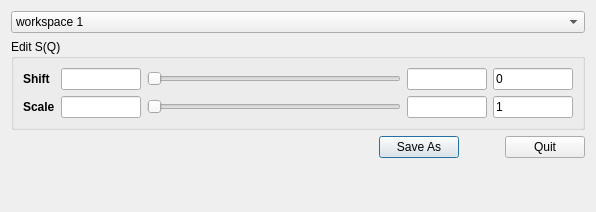
<?xml version="1.0" encoding="UTF-8"?>
<ui version="4.0">
 <class>Dialog</class>
 <widget class="QDialog" name="Dialog">
  <property name="geometry">
   <rect>
    <x>0</x>
    <y>0</y>
    <width>596</width>
    <height>212</height>
   </rect>
  </property>
  <property name="windowTitle">
   <string>Dialog</string>
  </property>
  <layout class="QVBoxLayout" name="verticalLayout">
   <item>
    <widget class="QComboBox" name="comboBox_workspaces">
     <item>
      <property name="text">
       <string>workspace 1</string>
      </property>
     </item>
     <item>
      <property name="text">
       <string>workspace 2</string>
      </property>
     </item>
    </widget>
   </item>
   <item>
    <widget class="QGroupBox" name="groupBox">
     <property name="title">
      <string>Edit S(Q)</string>
     </property>
     <layout class="QGridLayout" name="gridLayout">
      <item row="1" column="0">
       <widget class="QLabel" name="label_2">
        <property name="font">
         <font>
          <weight>75</weight>
          <bold>true</bold>
         </font>
        </property>
        <property name="text">
         <string>Scale</string>
        </property>
       </widget>
      </item>
      <item row="1" column="2">
       <widget class="QLineEdit" name="lineEdit_scaleFactor">
        <property name="maximumSize">
         <size>
          <width>80</width>
          <height>16777215</height>
         </size>
        </property>
        <property name="text">
         <string>1</string>
        </property>
       </widget>
      </item>
      <item row="0" column="0">
       <widget class="QLabel" name="label">
        <property name="font">
         <font>
          <weight>75</weight>
          <bold>true</bold>
         </font>
        </property>
        <property name="text">
         <string>Shift</string>
        </property>
       </widget>
      </item>
      <item row="0" column="2">
       <widget class="QLineEdit" name="lineEdit_shift">
        <property name="sizePolicy">
         <sizepolicy hsizetype="Preferred" vsizetype="Fixed">
          <horstretch>0</horstretch>
          <verstretch>0</verstretch>
         </sizepolicy>
        </property>
        <property name="maximumSize">
         <size>
          <width>80</width>
          <height>16777215</height>
         </size>
        </property>
        <property name="text">
         <string>0</string>
        </property>
       </widget>
      </item>
      <item row="0" column="1">
       <layout class="QHBoxLayout" name="horizontalLayout">
        <item>
         <widget class="QLineEdit" name="lineEdit_shiftMin">
          <property name="sizePolicy">
           <sizepolicy hsizetype="Preferred" vsizetype="Fixed">
            <horstretch>0</horstretch>
            <verstretch>0</verstretch>
           </sizepolicy>
          </property>
          <property name="maximumSize">
           <size>
            <width>80</width>
            <height>80</height>
           </size>
          </property>
         </widget>
        </item>
        <item>
         <widget class="QSlider" name="horizontalSlider_shift">
          <property name="orientation">
           <enum>Qt::Horizontal</enum>
          </property>
         </widget>
        </item>
        <item>
         <widget class="QLineEdit" name="lineEdit_shiftMax">
          <property name="sizePolicy">
           <sizepolicy hsizetype="Preferred" vsizetype="Fixed">
            <horstretch>0</horstretch>
            <verstretch>0</verstretch>
           </sizepolicy>
          </property>
          <property name="maximumSize">
           <size>
            <width>80</width>
            <height>80</height>
           </size>
          </property>
         </widget>
        </item>
       </layout>
      </item>
      <item row="1" column="1">
       <layout class="QHBoxLayout" name="horizontalLayout_2">
        <item>
         <widget class="QLineEdit" name="lineEdit_scaleMin">
          <property name="sizePolicy">
           <sizepolicy hsizetype="Preferred" vsizetype="Fixed">
            <horstretch>0</horstretch>
            <verstretch>0</verstretch>
           </sizepolicy>
          </property>
          <property name="maximumSize">
           <size>
            <width>80</width>
            <height>80</height>
           </size>
          </property>
         </widget>
        </item>
        <item>
         <widget class="QSlider" name="horizontalSlider_scale">
          <property name="orientation">
           <enum>Qt::Horizontal</enum>
          </property>
         </widget>
        </item>
        <item>
         <widget class="QLineEdit" name="lineEdit_scaleMax">
          <property name="sizePolicy">
           <sizepolicy hsizetype="Preferred" vsizetype="Fixed">
            <horstretch>0</horstretch>
            <verstretch>0</verstretch>
           </sizepolicy>
          </property>
          <property name="maximumSize">
           <size>
            <width>80</width>
            <height>80</height>
           </size>
          </property>
         </widget>
        </item>
       </layout>
      </item>
     </layout>
    </widget>
   </item>
   <item>
    <layout class="QHBoxLayout" name="horizontalLayout_3">
     <item>
      <spacer name="horizontalSpacer_2">
       <property name="orientation">
        <enum>Qt::Horizontal</enum>
       </property>
       <property name="sizeHint" stdset="0">
        <size>
         <width>40</width>
         <height>20</height>
        </size>
       </property>
      </spacer>
     </item>
     <item>
      <widget class="QPushButton" name="pushButton_saveNewSq">
       <property name="text">
        <string>Save As</string>
       </property>
      </widget>
     </item>
     <item>
      <spacer name="horizontalSpacer">
       <property name="orientation">
        <enum>Qt::Horizontal</enum>
       </property>
       <property name="sizeType">
        <enum>QSizePolicy::Preferred</enum>
       </property>
       <property name="sizeHint" stdset="0">
        <size>
         <width>40</width>
         <height>20</height>
        </size>
       </property>
      </spacer>
     </item>
     <item>
      <widget class="QPushButton" name="pushButton_quit">
       <property name="text">
        <string>Quit</string>
       </property>
      </widget>
     </item>
    </layout>
   </item>
   <item>
    <spacer name="verticalSpacer">
     <property name="orientation">
      <enum>Qt::Vertical</enum>
     </property>
     <property name="sizeHint" stdset="0">
      <size>
       <width>20</width>
       <height>40</height>
      </size>
     </property>
    </spacer>
   </item>
  </layout>
 </widget>
 <resources/>
 <connections/>
</ui>
